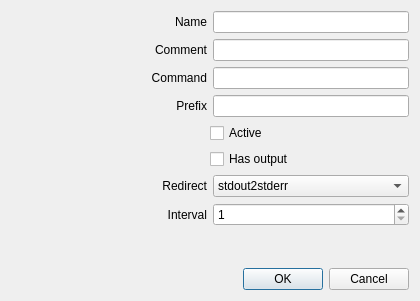
<?xml version="1.0" encoding="UTF-8"?>
<ui version="4.0">
 <class>ExtScript</class>
 <widget class="QDialog" name="ExtScript">
  <property name="geometry">
   <rect>
    <x>0</x>
    <y>0</y>
    <width>420</width>
    <height>301</height>
   </rect>
  </property>
  <property name="windowTitle">
   <string>Configuration</string>
  </property>
  <layout class="QVBoxLayout" name="verticalLayout">
   <item>
    <layout class="QHBoxLayout" name="layout_name">
     <item>
      <widget class="QLabel" name="label_name">
       <property name="sizePolicy">
        <sizepolicy hsizetype="Expanding" vsizetype="Preferred">
         <horstretch>0</horstretch>
         <verstretch>0</verstretch>
        </sizepolicy>
       </property>
       <property name="text">
        <string>Name</string>
       </property>
       <property name="alignment">
        <set>Qt::AlignRight|Qt::AlignTrailing|Qt::AlignVCenter</set>
       </property>
      </widget>
     </item>
     <item>
      <widget class="QLineEdit" name="lineEdit_name"/>
     </item>
    </layout>
   </item>
   <item>
    <layout class="QHBoxLayout" name="layout_comment">
     <item>
      <widget class="QLabel" name="label_comment">
       <property name="sizePolicy">
        <sizepolicy hsizetype="Expanding" vsizetype="Preferred">
         <horstretch>0</horstretch>
         <verstretch>0</verstretch>
        </sizepolicy>
       </property>
       <property name="text">
        <string>Comment</string>
       </property>
       <property name="alignment">
        <set>Qt::AlignRight|Qt::AlignTrailing|Qt::AlignVCenter</set>
       </property>
      </widget>
     </item>
     <item>
      <widget class="QLineEdit" name="lineEdit_comment"/>
     </item>
    </layout>
   </item>
   <item>
    <layout class="QHBoxLayout" name="layout_command">
     <item>
      <widget class="QLabel" name="label_command">
       <property name="sizePolicy">
        <sizepolicy hsizetype="Expanding" vsizetype="Preferred">
         <horstretch>0</horstretch>
         <verstretch>0</verstretch>
        </sizepolicy>
       </property>
       <property name="text">
        <string>Command</string>
       </property>
       <property name="alignment">
        <set>Qt::AlignRight|Qt::AlignTrailing|Qt::AlignVCenter</set>
       </property>
      </widget>
     </item>
     <item>
      <widget class="QLineEdit" name="lineEdit_command"/>
     </item>
    </layout>
   </item>
   <item>
    <layout class="QHBoxLayout" name="layout_prefix">
     <item>
      <widget class="QLabel" name="label_prefix">
       <property name="sizePolicy">
        <sizepolicy hsizetype="Expanding" vsizetype="Preferred">
         <horstretch>0</horstretch>
         <verstretch>0</verstretch>
        </sizepolicy>
       </property>
       <property name="text">
        <string>Prefix</string>
       </property>
       <property name="alignment">
        <set>Qt::AlignRight|Qt::AlignTrailing|Qt::AlignVCenter</set>
       </property>
      </widget>
     </item>
     <item>
      <widget class="QLineEdit" name="lineEdit_prefix"/>
     </item>
    </layout>
   </item>
   <item>
    <layout class="QHBoxLayout" name="layout_active">
     <item>
      <spacer name="spacer_active">
       <property name="orientation">
        <enum>Qt::Horizontal</enum>
       </property>
       <property name="sizeHint" stdset="0">
        <size>
         <width>40</width>
         <height>20</height>
        </size>
       </property>
      </spacer>
     </item>
     <item>
      <widget class="QCheckBox" name="checkBox_active">
       <property name="sizePolicy">
        <sizepolicy hsizetype="Expanding" vsizetype="Fixed">
         <horstretch>0</horstretch>
         <verstretch>0</verstretch>
        </sizepolicy>
       </property>
       <property name="text">
        <string>Active</string>
       </property>
      </widget>
     </item>
    </layout>
   </item>
   <item>
    <layout class="QHBoxLayout" name="layout_output">
     <item>
      <spacer name="spacer_output">
       <property name="orientation">
        <enum>Qt::Horizontal</enum>
       </property>
       <property name="sizeHint" stdset="0">
        <size>
         <width>40</width>
         <height>20</height>
        </size>
       </property>
      </spacer>
     </item>
     <item>
      <widget class="QCheckBox" name="checkBox_output">
       <property name="sizePolicy">
        <sizepolicy hsizetype="Expanding" vsizetype="Fixed">
         <horstretch>0</horstretch>
         <verstretch>0</verstretch>
        </sizepolicy>
       </property>
       <property name="text">
        <string>Has output</string>
       </property>
      </widget>
     </item>
    </layout>
   </item>
   <item>
    <layout class="QHBoxLayout" name="layout_redirect">
     <item>
      <widget class="QLabel" name="label_redirect">
       <property name="text">
        <string>Redirect</string>
       </property>
       <property name="alignment">
        <set>Qt::AlignRight|Qt::AlignTrailing|Qt::AlignVCenter</set>
       </property>
      </widget>
     </item>
     <item>
      <widget class="QComboBox" name="comboBox_redirect">
       <item>
        <property name="text">
         <string notr="true">stdout2stderr</string>
        </property>
       </item>
       <item>
        <property name="text">
         <string notr="true">nothing</string>
        </property>
       </item>
       <item>
        <property name="text">
         <string notr="true">stderr2stdout</string>
        </property>
       </item>
      </widget>
     </item>
    </layout>
   </item>
   <item>
    <layout class="QHBoxLayout" name="layout_interval">
     <item>
      <widget class="QLabel" name="label_interval">
       <property name="text">
        <string>Interval</string>
       </property>
       <property name="alignment">
        <set>Qt::AlignRight|Qt::AlignTrailing|Qt::AlignVCenter</set>
       </property>
      </widget>
     </item>
     <item>
      <widget class="QSpinBox" name="spinBox_interval">
       <property name="minimum">
        <number>1</number>
       </property>
      </widget>
     </item>
    </layout>
   </item>
   <item>
    <spacer name="verticalSpacer">
     <property name="orientation">
      <enum>Qt::Vertical</enum>
     </property>
     <property name="sizeHint" stdset="0">
      <size>
       <width>20</width>
       <height>40</height>
      </size>
     </property>
    </spacer>
   </item>
   <item>
    <widget class="QDialogButtonBox" name="buttonBox">
     <property name="orientation">
      <enum>Qt::Horizontal</enum>
     </property>
     <property name="standardButtons">
      <set>QDialogButtonBox::Cancel|QDialogButtonBox::Ok</set>
     </property>
    </widget>
   </item>
  </layout>
 </widget>
 <resources/>
 <connections>
  <connection>
   <sender>buttonBox</sender>
   <signal>accepted()</signal>
   <receiver>ExtScript</receiver>
   <slot>accept()</slot>
   <hints>
    <hint type="sourcelabel">
     <x>248</x>
     <y>254</y>
    </hint>
    <hint type="destinationlabel">
     <x>157</x>
     <y>274</y>
    </hint>
   </hints>
  </connection>
  <connection>
   <sender>buttonBox</sender>
   <signal>rejected()</signal>
   <receiver>ExtScript</receiver>
   <slot>reject()</slot>
   <hints>
    <hint type="sourcelabel">
     <x>316</x>
     <y>260</y>
    </hint>
    <hint type="destinationlabel">
     <x>286</x>
     <y>274</y>
    </hint>
   </hints>
  </connection>
 </connections>
</ui>
